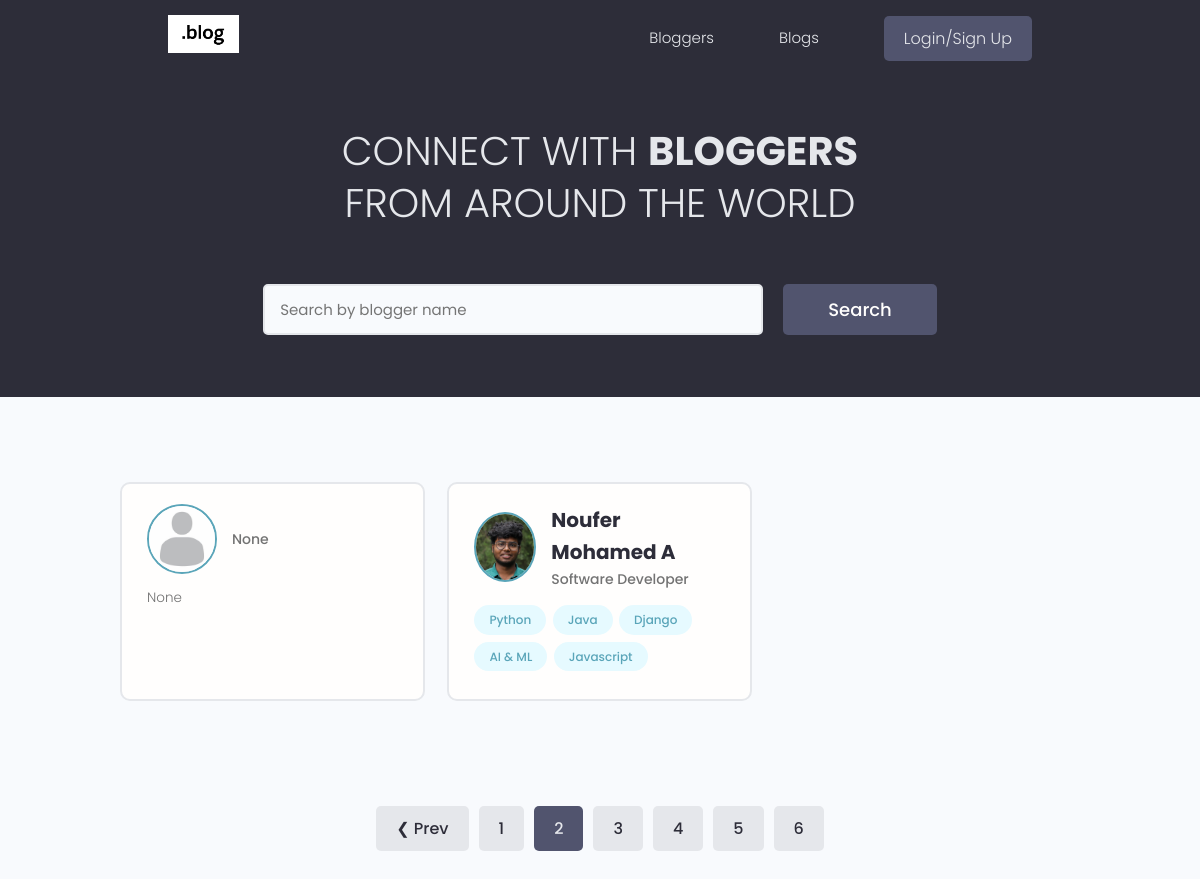
Screenshot of /?page=2 with the database file from the repository.
### users/models.py (models this page shows, shortened)
class Profile(models.Model):
    user = models.OneToOneField(
        User, on_delete=models.CASCADE, null=True, blank=True)
    name = models.CharField(max_length=200, blank=True, null=True)
    email = models.EmailField(max_length=500, blank=True, null=True)
    username = models.CharField(max_length=200, blank=True, null=True)
    location = models.CharField(max_length=200, blank=True, null=True)
    short_intro = models.CharField(max_length=200, blank=True, null=True)
    bio = models.TextField(blank=True, null=True)
    profile_image = models.ImageField(
        null=True, blank=True, upload_to='profile_pictures/', default="profile_pictures/user-default.jpg")
    social_github = models.CharField(max_length=200, blank=True, null=True)
    social_linkedin = models.CharField(max_length=200, blank=True, null=True)
    created = models.DateTimeField(auto_now_add=True)
    id = models.UUIDField(default=uuid.uuid4, unique=True,
                          primary_key=True, editable=False)

class Skill(models.Model):
    owner = models.ForeignKey(
        Profile, on_delete=models.CASCADE, null=True, blank=True)
    name = models.CharField(max_length=200, blank=True, null=True)
    description = models.TextField(null=True, blank=True)
    created = models.DateTimeField(auto_now_add=True)
    id = models.UUIDField(default=uuid.uuid4, unique=True,
                          primary_key=True, editable=False)
    def __str__(self):
        return str(self.name)

### users/views.py (the view)
# urls.py: path('', views.profiles, name='profiles'),
def profiles(request):
    search_query = ''
    if request.GET.get('search_query'):
        search_query = request.GET.get('search_query')
    skills = Skill.objects.filter(name__iexact = search_query)
    profiles = Profile.objects.distinct().filter(
        Q(name__icontains = search_query) | Q(short_intro__icontains = search_query) | Q(skill__in = skills) )
    page = request.GET.get('page')
    results = 3
    paginator = Paginator(profiles, results)
    try:
       profiles = paginator.page(page)
    except PageNotAnInteger:
        page = 1
        profiles = paginator.page(page)
    except EmptyPage:
        page = paginator.num_pages
        profiles = paginator.page(page)
    left_index = (int(page) - 4)
    if left_index < 1:
        left_index = 1
    right_index = (int(page) + 5)
    if right_index > paginator.num_pages:
        rightindex = paginator.num_pages + 1
    custom_range = range(left_index,right_index)
    context = {'profiles': profiles, 'paginator': paginator, 'custom_range': custom_range}
    return render(request, 'users/profiles.html', context)

### users/templates/users/profiles.html
{% extends 'core/blogs.html' %}
{% block content %}
<main class="home">
    <section class="hero-section text-center">
        <div class="container container--narrow">
            <div class="hero-section__box">
                <h2>CONNECT WITH <span>BLOGGERS</span></h2>
                <h2>FROM AROUND THE WORLD</h2>
            </div>
            <div class="hero-section__search">
                <form id="searchForm" class="form" action="{% url 'profiles' %}" method="get">
                    <div class="form__field">
                        <input class="input input--text" id="formInput#search" type="text" name="search_query"
                            value="{{search_query}}" placeholder="Search by blogger name" />
                    </div>
                    <input class="btn btn--sub btn--lg" type="submit" value="Search" />
                </form>
            </div>
        </div>
    </section>
    <section class="devlist">
        <div class="container">
            <div class="grid grid--three">
                {% for profile in profiles %}
                <div class="column card">
                    <div class="dev">
                        <a href="{% url 'user_profile' profile.id %}" class="card__body">
                            <div class="dev__profile">
                                <img class="avatar avatar--md" src="{{ profile.profile_image.url }}" alt="image" />
                                <div class="dev__meta">
                                    <h3>{{profile.name}}</h3>
                                    <h5>{{profile.short_intro|slice:"60"}}</h5>
                                </div>
                            </div>
                            <p class="dev__info">{{profile.bio|slice:"150"}}</p>
                            <div class="dev__skills">
                                {% for skill in profile.skill_set.all|slice:"5" %}
                                <span class="tag tag--pill tag--main">
                                    <small>{{skill}}</small>
                                </span>
                                {% endfor %}
                            </div>
                        </a>
                    </div>
                </div>
                {% endfor %}
            </div>
        </div>
    </section>
    {% include 'core/pagination.html' with queryset=profiles custom_range=custom_range %}
</main>
{% endblock content %}

### static/styles/app.css (style rules this page uses)
:root { --color-sub: #2d2d39; }
.btn--sub { background-color: var(--color-sub-light); }
.card { border: 2px solid var(--color-light); }
img { width: 100%; }
.hero-section { height: 40vh; display: flex; align-items: center; background-color: var(--color-sub); }
.hero-section__box { margin-bottom: 4rem; }
.hero-section__box > h2, .hero-section__box > h2 > span { font-size: 4rem; color: var(--color-light); line-height: 1.3; text-transform: uppercase; }
.hero-section__box > h2 { font-weight: 300; }
.hero-section__box > h2 > span { font-weight: 700; }
.hero-section__search > .form { display: flex; align-items: center; justify-content: center; gap: 2rem; }
.hero-section__search > .form input.input--text { width: 50rem; }
.devlist { margin-top: 8rem; }
.devlist .grid { align-items: stretch; }
.devlist .dev .dev__profile { display: flex; align-items: center; gap: 1.5rem; }
.devlist .dev .dev__meta h3 { color: var(--color-sub); font-size: 2rem; font-weight: 700; }
.devlist .dev .dev__meta h5 { color: var(--color-text); font-size: 1.4rem; font-weight: 500; }
.devlist .dev .dev__info { margin: 1.5rem 0; font-size: 1.35rem; line-height: 1.4; text-align: justify; }

### static/uikit/styles/modules/_variables.css (style rules this page uses)
:root { --color-main: #5aa5b9; --color-main-light: #e6faff; --color-sub: #3f4156; --color-sub-light: #51546e; --color-sub-lighter: #ededfd; --color-text: #737373; --color-gray: #8b8b8b; --color-light: #e5e7eb; --color-light-gray: #767676; --color-bg: #f8fafd; --color-white: #fffefd; --color-white-light: #f3f3f3; --color-success: #359e64; --color-success-bg: #def8e8; --color-error: #fc4b0b; --color-error-bg: #fff2ee; --font-base: 'Poppins', arial, helvetica, 'Segoe UI', roboto, ubuntu, sans-serif; --font-monospace: 'Fira Code', 'Courier New', courier, monospace; --font-regular: 300; --font-medium: 500; --font-bold: 700; --generic-shadow: 1px 1px 5px #00000010; --generic-transition: all 0.3s ease-in-out; }

### static/uikit/styles/modules/_base.css (style rules this page uses)
* { margin: 0; padding: 0; box-sizing: border-box; text-rendering: optimizeLegibility; color: inherit; font-size: inherit; }
html { font-size: 50%; }
@media only screen and (min-width: 480px) { html { font-size: 56.25%; } }
@media only screen and (min-width: 1200px) { html { font-size: 62.5%; } }
body { line-height: 1.6; font-weight: 400; font-size: 1.5rem; color: var(--color-text); background-color: var(--color-bg); min-height: 100vh; }

### static/uikit/styles/modules/_typography.css (style rules this page uses)
* { font-family: var(--font-base); }
h2 { font-size: 3.6rem; font-weight: var(--font-bold); }
h3 { font-size: 3.2rem; font-weight: var(--font-medium); }
h5 { font-size: 2.4rem; font-weight: var(--font-medium); }
h5, h6 { font-weight: var(--font-regular); }
p, span, strong { font-size: 1.6rem; color: var(--color-text); font-weight: var(--font-regular); }
a { padding-bottom: 2px; text-decoration: none; display: inline-block; color: var(--color-main); font-weight: var(--font-medium); }

### static/uikit/styles/modules/_utilities.css (style rules this page uses)
.container { width: 92%; max-width: 165rem; margin: 0 auto; box-sizing: border-box; }
.container--narrow { width: 92%; max-width: 120rem; }
@media screen and (min-width: 1000px) { .container { width: 90%; } }
@media screen and (min-width: 1000px) { .container--narrow { width: 85%; } }
@media screen and (min-width: 1200px) { .container { width: 80%; } }
@media screen and (min-width: 1200px) { .container--narrow { width: 72%; } }
.text-center { text-align: center; }

### static/uikit/styles/modules/_avatar.css (style rules this page uses)
.avatar { border-radius: 50%; border: 2px solid var(--color-main); object-fit: cover; }
.avatar--md { height: 7rem; width: 7rem; }

### static/uikit/styles/modules/_button.css (style rules this page uses)
.btn { display: inline-block; position: relative; cursor: pointer; background-color: var(--color-light); font-weight: var(--font-medium); color: var(--color-sub); text-decoration: none; padding: 1rem 2rem; border-radius: 0.5rem; border: none; width: -webkit-fit-content; width: -moz-fit-content; width: fit-content; height: -webkit-fit-content; height: -moz-fit-content; height: fit-content; font-size: 1.6rem; outline-width: 0; outline-color: transparent; -webkit-backface-visibility: hidden; backface-visibility: hidden; transition: all 0.3s ease-in-out; }
.btn--sub { background-color: var(--color-sub); color: var(--color-white); }
.btn--lg { font-size: 1.8rem; padding: 1.2rem 4.5rem; }

### static/uikit/styles/modules/_card.css (style rules this page uses)
.card { border-radius: 1rem; background-color: var(--color-white); border: 1.5px solid var(--color-light); width: auto; height: auto; margin-top: 0.5rem; margin-bottom: 0.5rem; overflow: hidden; }
.card__body, .card__header { padding: 2rem 2.5rem; }

### rows the page displays
Profile: profile_image (placeholder picture), short_intro "None", bio "None"
Profile: profile_image (picture), name "Noufer Mohamed A", short_intro "Software Developer"
Skill: name "Python"
Skill: name "Java"
Skill: name "Django"
Skill: name "AI & ML"
Skill: name "Javascript"

### other values shown
{{ page }} "1" "3" "4" "5" "6"
{{ page }} "2"
